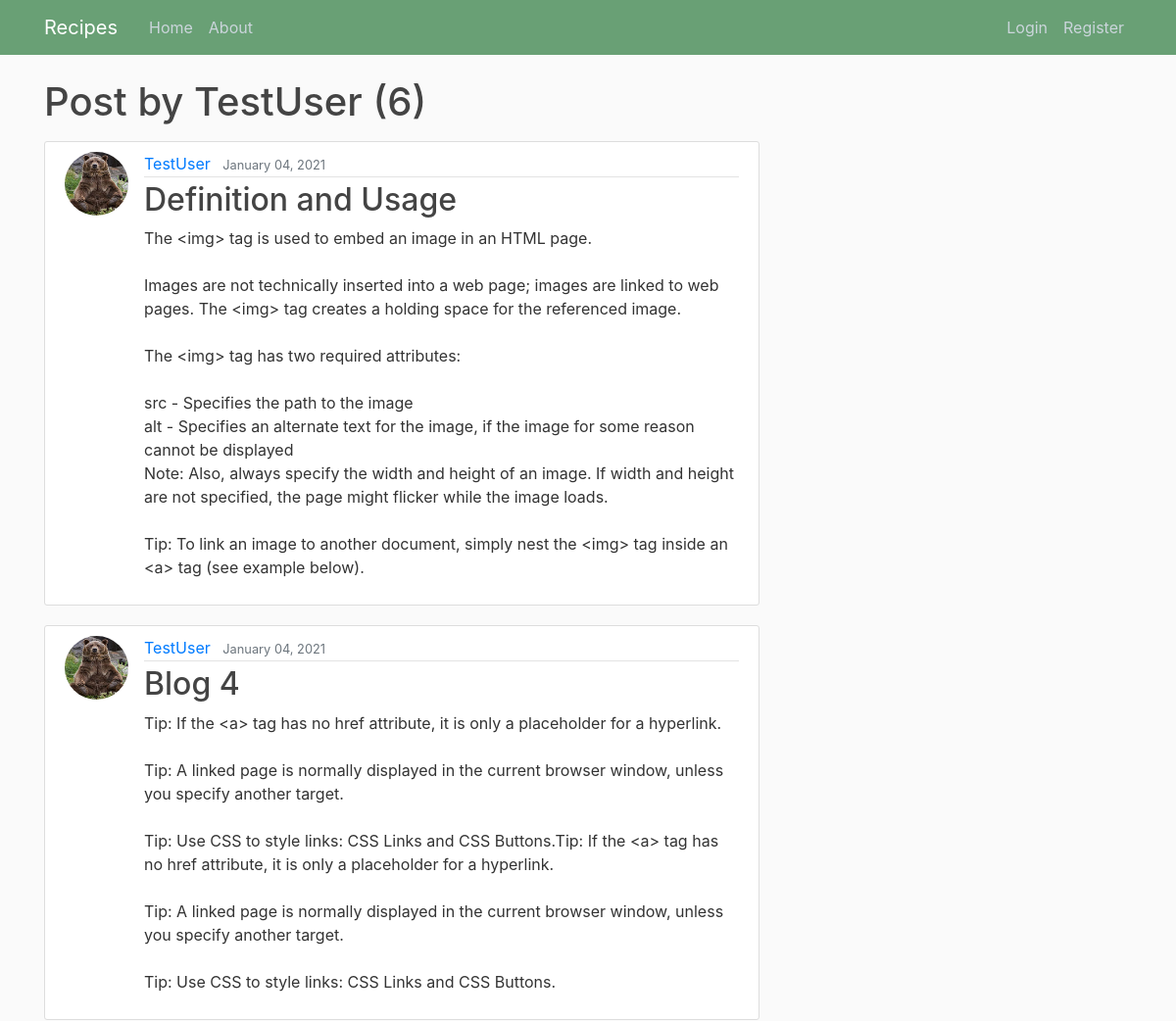
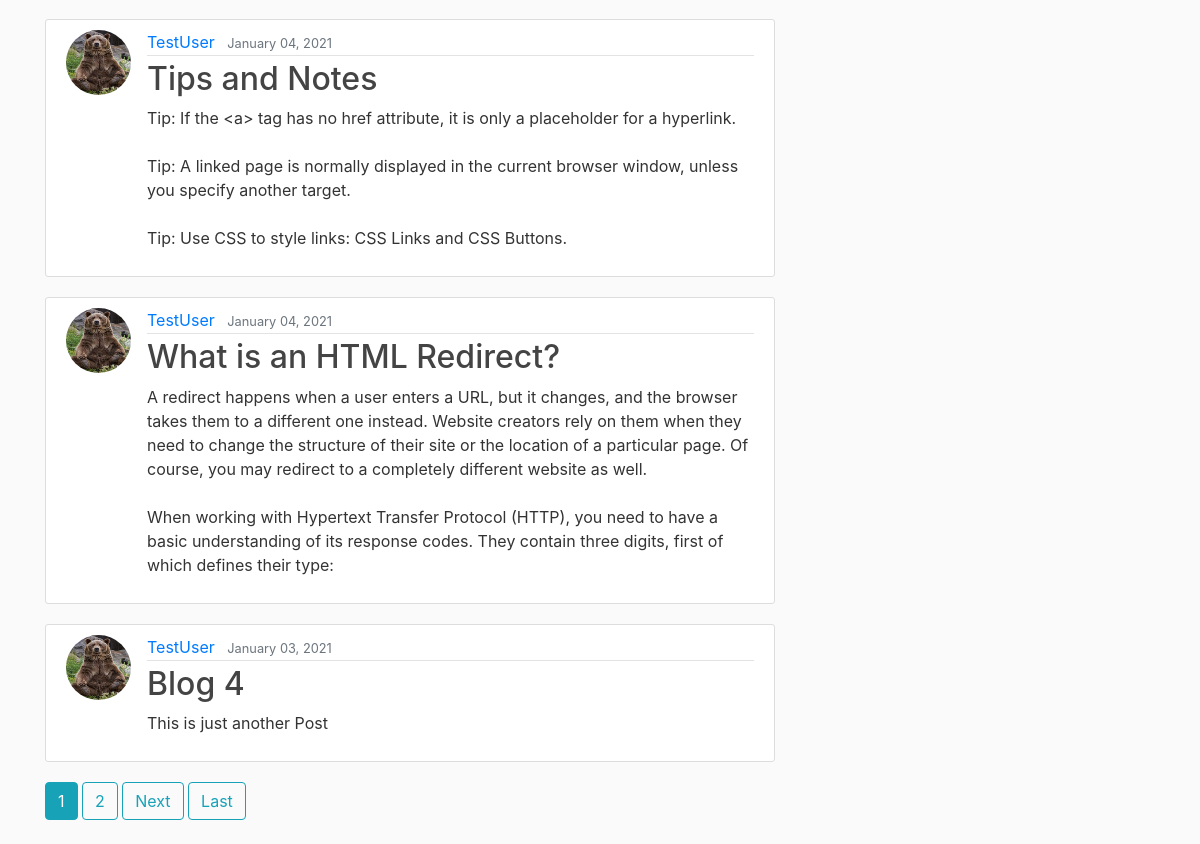
Page /user/TestUser on the committed database (2 pictures, top to bottom).
### blog/models.py (models this page shows, shortened)
class Post(models.Model):
    title = models.CharField(max_length=100)
    content = models.TextField()
    date_posted = models.DateTimeField(default=timezone.now)
    author = models.ForeignKey(User, on_delete=models.CASCADE)
    likes = models.ManyToManyField(User, related_name='blog_post_likes')
    image = models.ImageField(upload_to='blog_pics')

### users/models.py (models this page shows, shortened)
class Profile(models.Model):
    user = models.OneToOneField(User, on_delete= models.CASCADE)
    image = models.ImageField(default= 'default.jpg', upload_to= 'profile_pics')

### blog/views.py (the view)
# urls.py: path('user/<str:username>', UserPostListView.as_view(), name='user-posts'),
class UserPostListView(ListView):
    model = Post
    template_name = 'blog/user_posts.html'
    context_object_name = 'posts'
    paginate_by = 5
    def get_queryset(self):
        user = get_object_or_404(User, username = self.kwargs.get('username'))
        return Post.objects.filter(author = user).order_by('-date_posted')

### blog/templates/blog/user_posts.html (shortened to what this page needs)
{% extends "blog/base.html"%}
{% block content %}
    <h1 class ="mb-3">Post by {{ view.kwargs.username }} ({{ page_obj.paginator.count}})</h1>
    {% for post in posts%}
        <article class="media content-section">
            <img class = "rounded-circle article-img "src={{ post.author.profile.image.url }}>
            <div class="media-body">
             <div class="article-metadata">
              <a class="mr-2" href="{% url 'user-posts' post.author.username %}">{{ post.author }}</a>
              <small class="text-muted">{{ post.date_posted| date:"F d, Y" }}</small>
            </div>
            <h2><a class="article-title" href="{% url 'post-detail' post.id %}">{{ post.title }}</a></h2>
            <p class="article-content">{{ post.content }}</p>
           </div>
        </article>
    {% endfor %}
    {% if is_paginated %}
     {% for num in page_obj.paginator.page_range %}
      {% if page_obj.number == num %}
       <a class="btn btn-info mb-4"href="?page={{ num }}">{{ num }}</a>
      {% elif num > page_obj.number|add:'-3' and num < page_obj.number|add:'+3'%}
       <a class="btn btn-outline-info mb-4"href="?page={{ num }}">{{ num }}</a>
      {% endif %}
     {% endfor %}
     {% if page_obj.has_next %}
      <a class="btn btn-outline-info mb-4"href="?page={{ page_obj.next_page_number }}">Next</a>
      <a class="btn btn-outline-info mb-4"href="?page={{ page_obj.paginator.num_pages }}">Last</a>
     {% endif %}
    {% endif %}
{% endblock content%}

### blog/static/blog/main.css (style rules this page uses)
body { background: #fafafa; color: #333333; margin-top: 5rem; }
h1, h2, h3, h4, h5, h6 { color: #444444; }
.content-section { background: #ffffff; padding: 10px 20px; border: 1px solid #dddddd; border-radius: 3px; margin-bottom: 20px; }
.article-title { color: #444444; }
.article-content { white-space: pre-line; }
.article-img { height: 65px; width: 65px; margin-right: 16px; }
.article-metadata { padding-bottom: 1px; margin-bottom: 4px; border-bottom: 1px solid #e3e3e3 }

### rows in the picture
Post: author.profile.image (placeholder picture), author "TestUser", date_posted "January 04, 2021", title "Definition and Usage", content "The <img> tag is used to embed an image in an HTML page. Images are not technically inserted into a web page; images are linked to web pages. The <img> tag creates a holding space for the referenced image. The <img> tag has two required attributes: src - Specifies the path to the image alt - Specifies an alternate text for the image, if the image for some reason cannot be displayed Note: Also, always specify the width and height of an image. If width and height are not specified, the page might flicker while the image loads. Tip: To link an image to another document, simply nest the <img> tag inside an <a> tag (see example below)."
Post: author.profile.image (placeholder picture), author "TestUser", date_posted "January 04, 2021", title "Blog 4", content "Tip: If the <a> tag has no href attribute, it is only a placeholder for a hyperlink. Tip: A linked page is normally displayed in the current browser window, unless you specify another target. Tip: Use CSS to style links: CSS Links and CSS Buttons.Tip: If the <a> tag has no href attribute, it is only a placeholder for a hyperlink. Tip: A linked page is normally displayed in the current browser window, unless you specify another target. Tip: Use CSS to style links: CSS Links and CSS Buttons."
Post: author.profile.image (placeholder picture), author "TestUser", date_posted "January 04, 2021", title "Tips and Notes", content "Tip: If the <a> tag has no href attribute, it is only a placeholder for a hyperlink. Tip: A linked page is normally displayed in the current browser window, unless you specify another target. Tip: Use CSS to style links: CSS Links and CSS Buttons."
Post: author.profile.image (placeholder picture), author "TestUser", date_posted "January 04, 2021", title "What is an HTML Redirect?", content "A redirect happens when a user enters a URL, but it changes, and the browser takes them to a different one instead. Website creators rely on them when they need to change the structure of their site or the location of a particular page. Of course, you may redirect to a completely different website as well. When working with Hypertext Transfer Protocol (HTTP), you need to have a basic understanding of its response codes. They contain three digits, first of which defines their type:"
Post: author.profile.image (placeholder picture), author "TestUser", date_posted "January 03, 2021", title "Blog 4", content "This is just another Post"

### other values in the picture
{{ view.kwargs.username }} "TestUser"
{{ page_obj.paginator.count }} "6"
{{ num }} "1"
{{ num }} "2"
